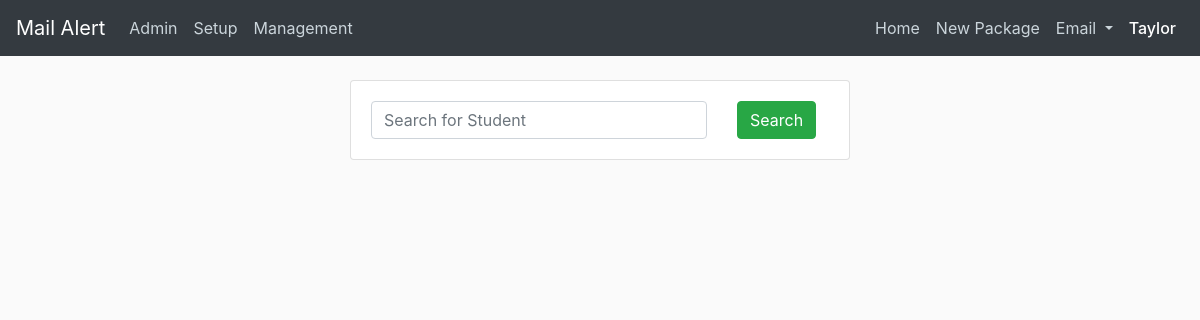
Before: /home (signed in) with the older database file.
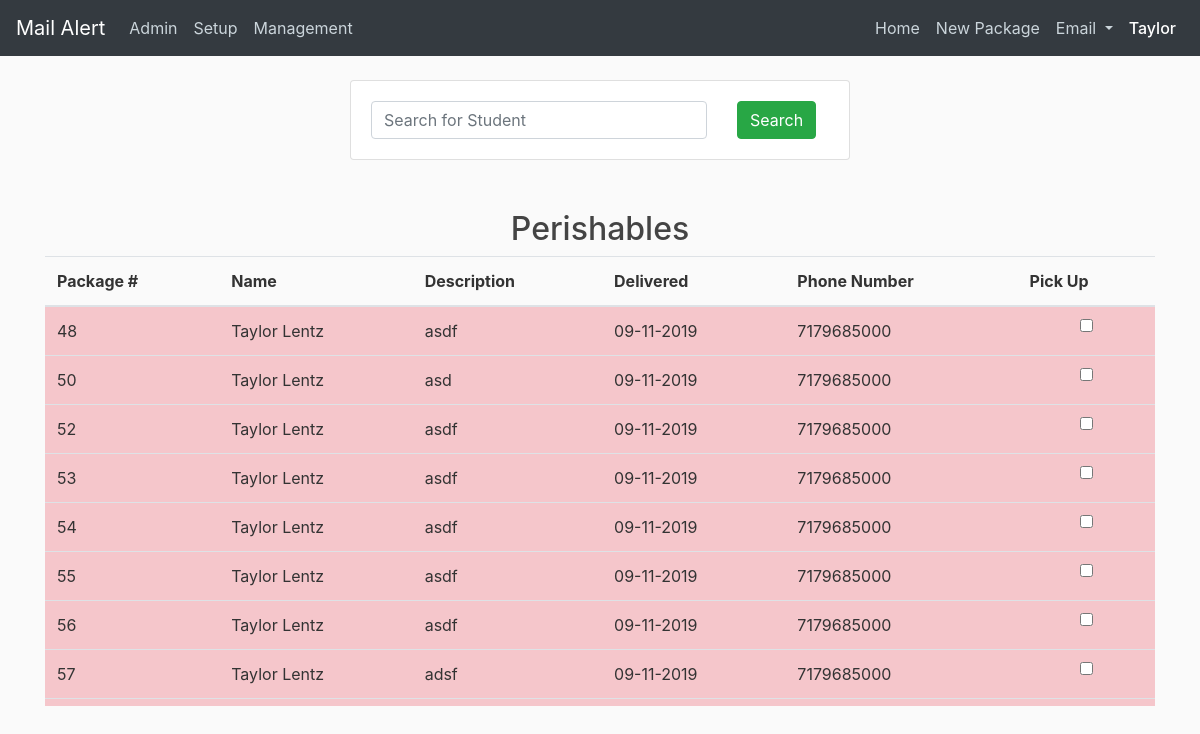
After: the same page with the newer database file.
### mailalert/models.py (models this page shows, shortened)
class Employee(db.Model, UserMixin):
    id = db.Column(db.Integer, primary_key=True)
    hired_date = db.Column(db.DateTime, nullable=False, default=datetime.now)
    end_date = db.Column(db.DateTime)
    active = db.Column(db.Boolean, default=True)
    email = db.Column(db.String(120), unique=True, nullable=False)
    first_name = db.Column(db.String(100), nullable=False)
    last_name = db.Column(db.String(100), nullable=False)
    password = db.Column(db.String(60), nullable=False)
    access = db.Column(db.String, nullable=False, default="DR")
    hall_id = db.Column(db.Integer, db.ForeignKey('hall.id'))
    logins = db.relationship('Login', backref='employee')
    sent_mail = db.relationship('SentMail', backref='employee')
    inputted_packages = db.relationship(
        'Package', foreign_keys='[Package.employee_input_id]', backref='inputted')
    removed_packages = db.relationship(
        'Package', foreign_keys='[Package.employee_remove_id]', backref='removed')
    def is_admin(self):
        return self.access == 'Admin'
    def allowed(self, access_level):
        return ACCESS[self.access] >= ACCESS[access_level]

class Package(db.Model):
    id = db.Column(db.Integer, primary_key=True)
    status = db.Column(db.String(100), nullable=False, default="Active")
    description = db.Column(db.String(250), nullable=False)
    delivery_date = db.Column(
        db.DateTime, nullable=False, default=datetime.now)
    picked_up_date = db.Column(db.DateTime)
    perishable = db.Column(db.Boolean, default=False, nullable=False)
    student_id = db.Column(db.Integer, db.ForeignKey('student.id'))
    hall_id = db.Column(db.Integer, db.ForeignKey('hall.id'))
    employee_input_id = db.Column(db.Integer, db.ForeignKey('employee.id'))
    employee_remove_id = db.Column(db.Integer, db.ForeignKey('employee.id'))

class Student(db.Model):
    id = db.Column(db.Integer, primary_key=True)
    email = db.Column(db.String(100), unique=True, nullable=False)
    student_id = db.Column(db.String(9), unique=True, nullable=False)
    first_name = db.Column(db.String(100), nullable=False)
    last_name = db.Column(db.String(100), nullable=False)
    room_number = db.Column(db.String(6), nullable=False)
    phone_number = db.Column(db.String(15), unique=True)
    hall_id = db.Column(db.Integer, db.ForeignKey('hall.id'))
    packages = db.relationship('Package', backref='owner')

### mailalert/packages/routes.py (the view)
@packages.route("/", methods=['GET', 'POST'])
@packages.route("/home", methods=['GET', 'POST'])
@login_required
def home():
    package_pickup_form = PackagePickUpForm()
    student_search_form = StudentSearchForm()
    setup = request.args.get('setup')
    perishables = Package.query.filter_by(
        perishable=True, status="Active", hall=current_user.hall).all()
    if student_search_form.validate_on_submit():
        return redirect(url_for('packages.student_packages', student_id=student_search_form.student_id.data))
    return render_template('home.html', student_search_form=student_search_form,
                           package_pickup_form=package_pickup_form,
                           setup=setup, perishables=perishables)

### mailalert/packages/forms.py (shortened to what this page needs)
class PackagePickUpForm(FlaskForm):
    pick_up = BooleanField('Pick up Package')
    student_id = HiddenField('Student ID')
    student_id_confirm = IntegerField('ID Confirm', validators=[
        DataRequired(message='Please enter a student ID')])
    confirm = SubmitField('Confirm')

### mailalert/main/forms.py (shortened to what this page needs)
class StudentSearchForm(FlaskForm):
    student_id = IntegerField('Student Identification', validators=[
        DataRequired(message="Please enter a student ID")])
    submit = SubmitField("Search")

### mailalert/models.py (called while the page is built)
@login_manager.user_loader
def load_user(id):
    return Employee.query.get(int(id))

### mailalert/templates/home.html (shortened to what this page needs)
{% extends "layout_with_navbar.html" %}
{%block content %}
<form action="" method="POST">
    <div class="card" style="width:500px; margin:0 auto;">
        <div class="card-body">
            <div class="row">
                <div class="col-9">
                    {% if student_search_form.student_id.errors %}
                        {{ student_search_form.student_id(class="form-control form-control-md is-invalid") }}
                        <div class="invalid-feedback">
                            {% for error in student_search_form.student_id.errors %}
                                <span>{{ error }}</span>
                            {% endfor %}
                        </div>
                    {% else %}
                        {{ student_search_form.student_id(class="form-control form-control-md", placeholder='Search for Student') }}
                    {% endif %}
                </div>
                <div class="col-3">
                    {{ student_search_form.submit(class="btn btn-success") }}
                </div>
            </div>
        </div>
    </div>
</form>
{% if perishables %}
<form id=pickup_form>
    <div class="perishables">
        <h2 class=text-center>Perishables</h2>
        <div class='fixed-header'>
            <table id="packagesTable" class="table table-striped table-hover">
                <thead>
                    <tr>
                        <th>Package&nbsp;#</th>
                        <th>Name</th>
                        <th>Description</th>
                        <th id="deliveryDateLabel">Delivered</th>
                        <th>Phone Number</th>
                        <th>Pick&nbsp;Up</th>
                    </tr>
                </thead>
                <tbody>
                    {% for perishable in perishables %}
                        <tr class="table-danger" data-status="{{ perishable.status }}">
                            <td>{{ perishable.id }}</td>
                            <td>{{ perishable.owner.first_name }} {{ perishable.owner.last_name }}</td>
                            <td>{{ perishable.description }}</td>
                            <td>{{ perishable.delivery_date.strftime('%m-%d-%Y') }}</td>
                            <td>{{ perishable.owner.phone_number }}</td>
                            <td>{{ package_pickup_form.pick_up(class="form-control form-control-md", value=perishable.id) }}</td>
                        </tr>
                    {% endfor %}
                </tbody>
            </table>
        </div>
    </div>
</form>
 <div class="col">
</div>
{% endif %}
{% endblock %}

### mailalert/templates/layout_with_navbar.html (shortened to what this page needs)
<!DOCTYPE html>
<html>
<head>
  <link rel="stylesheet" href="https://maxcdn.bootstrapcdn.com/bootstrap/4.0.0/css/bootstrap.min.css"
>
  <link rel="stylesheet" type="text/css" href="{{ url_for('static', filename='main.css') }}">
  <link rel="stylesheet" href="https://maxcdn.bootstrapcdn.com/font-awesome/4.7.0/css/font-awesome.min.css">
</head>
<body>
  <header class="site-header">
    <nav class="navbar navbar-expand-lg navbar-dark bg-dark fixed-top">
      <a class="navbar-brand" href="/">Mail Alert</a>
      <div class="collapse navbar-collapse" id="navbarNavDropdown">
        <ul class="navbar-nav">
          {% if current_user.is_authenticated %}
            {% if current_user.is_admin() %}
              <li class="nav-item">
                <a class="nav-link" href="{{ url_for('admin.index') }}">Admin<span class="sr-only">(current)</span></a>
              </li>
            {% endif %}
            {% if current_user.is_admin() %}
              <li class="nav-item" data-toggle="modal" data-target="#setupModal">
                <a class="nav-link" href="#">Setup</a>
              </li>
            {% endif %}
            {% if current_user.allowed('Building Director') %}
              <li class="nav-item">
                <a class="nav-link" href="{{ url_for('employees.management') }}">Management<span class="sr-only">(current)</span></a>
              </li>
            {% endif %}
          {% endif %}
        </ul>
        <ul class="navbar-nav ml-auto">
          <li class="nav-item">
            <a class="nav-link" href="/">Home <span class="sr-only">(current)</span></a>
          </li>
          <li class="nav-item">
            <a class="nav-link" href="{{ url_for('packages.newPackage') }}">New Package<span class="sr-only">(current)</span></a>
          </li>
          <li class="nav-item dropdown">
            <a class="nav-link dropdown-toggle" href="#" id="navbarDropdownMenuLink" data-toggle="dropdown"
              aria-haspopup="true" aria-expanded="false">
              Email
            </a>
          </li>
          <li class="nav-item dropdown">
            <a class="nav-link active" href="#" id="currentUserDropDown" data-toggle="dropdown"
              aria-haspopup="true" aria-expanded="false">
              {{ current_user.first_name }}
            </a>
          </li>
        </ul>
      </div>
    </nav>
  </header>
  <main role="main" class="container">
    <div class="row">
      <div class="col-md-12">
        {% block content %}{% endblock %}
      </div>
    </div>
  </main>
</body>
</html>

### mailalert/static/main.css (style rules this page uses)
body { background: #fafafa; color: #333333; margin-top: 5rem; }
h1, h2, h3, h4, h5, h6 { color: #444444; }
.site-header .navbar-nav .nav-link { color: #cbd5db; }
.site-header .navbar-nav .nav-link.active { font-weight: 500; }
.fixed-header { max-height: 450px; overflow-y: auto; }
.fixed-header thead th { position: sticky; top: 0; background: #fafafa; }
.perishables { padding-top: 50px; }

Changed rows visible on the page:
added Package: id "48", owner.first_name "Taylor", owner.last_name "Lentz", description "asdf", delivery_date "09-11-2019", owner.phone_number "7179685000"
added Package: id "50", owner.first_name "Taylor", owner.last_name "Lentz", description "asd", delivery_date "09-11-2019", owner.phone_number "7179685000"
added Package: id "52", owner.first_name "Taylor", owner.last_name "Lentz", description "asdf", delivery_date "09-11-2019", owner.phone_number "7179685000"
added Package: id "53", owner.first_name "Taylor", owner.last_name "Lentz", description "asdf", delivery_date "09-11-2019", owner.phone_number "7179685000"
added Package: id "54", owner.first_name "Taylor", owner.last_name "Lentz", description "asdf", delivery_date "09-11-2019", owner.phone_number "7179685000"
added Package: id "55", owner.first_name "Taylor", owner.last_name "Lentz", description "asdf", delivery_date "09-11-2019", owner.phone_number "7179685000"
added Package: id "56", owner.first_name "Taylor", owner.last_name "Lentz", description "asdf", delivery_date "09-11-2019", owner.phone_number "7179685000"
added Package: id "57", owner.first_name "Taylor", owner.last_name "Lentz", description "adsf", delivery_date "09-11-2019", owner.phone_number "7179685000"
Other visible differences:
text now shown: "Perishables Package # Name Description Delivered Phone Number Pick Up"
